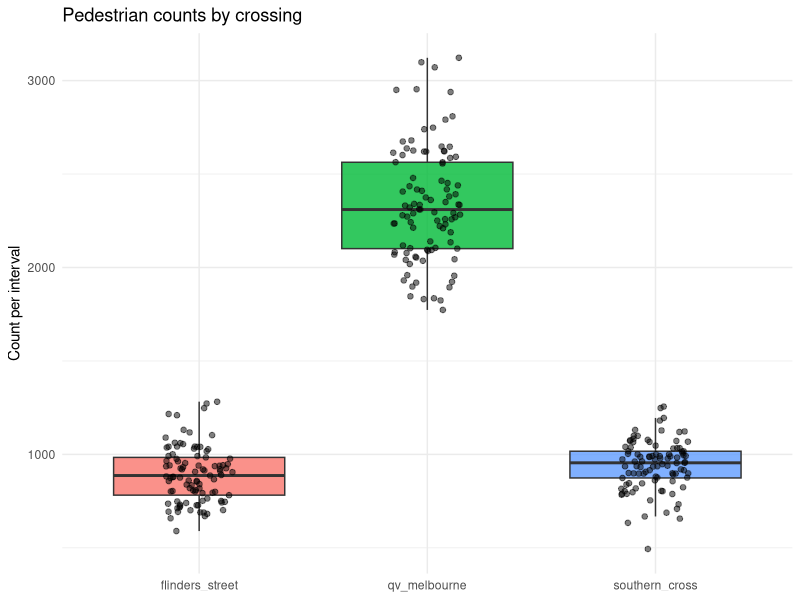
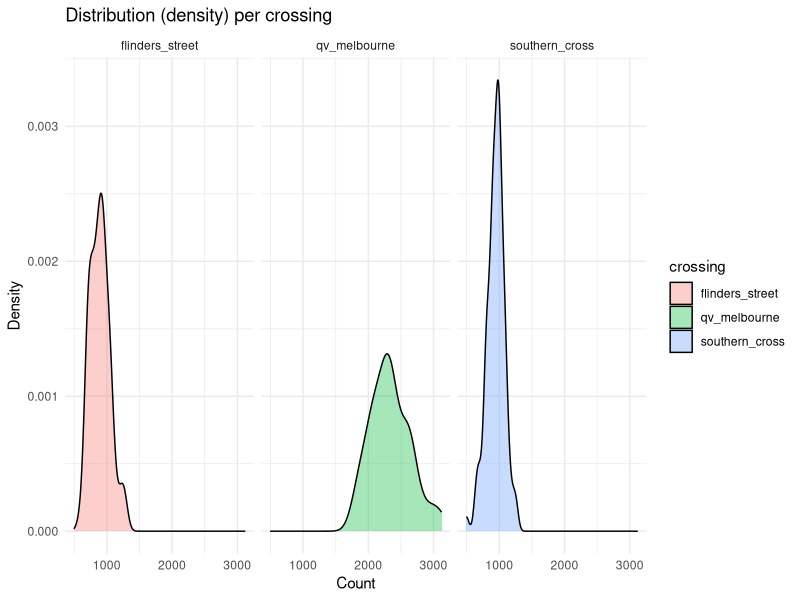
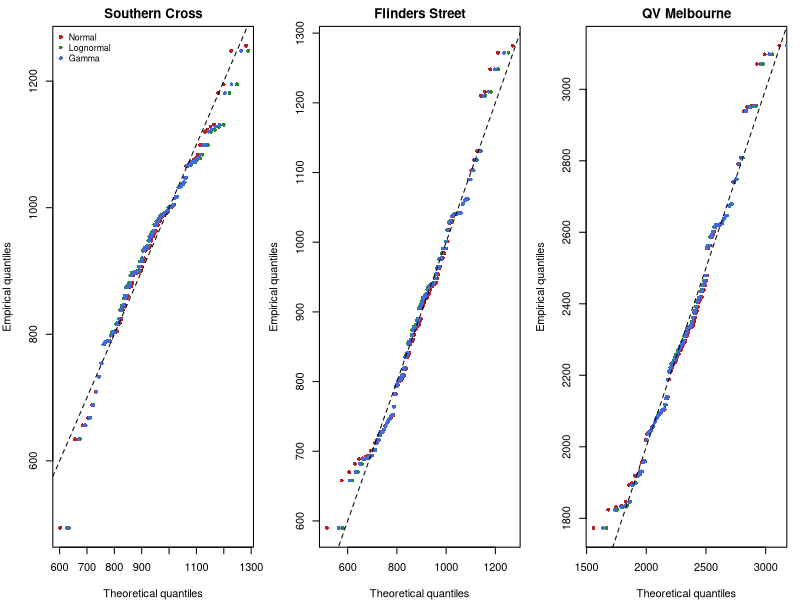

Generate these figures, in order, with R:
## ---- chunk 1
#| label: setup
#| include: false
#| echo: false
#| message: false
#| warning: false

knitr::opts_chunk$set(fig.align = "center", fig.width = 8, fig.height = 5, dpi = 150)

library(tidyverse)
library(boot)
library(MASS)

set.seed(355435)  

## ---- chunk 2
pedestrian_df <- read.csv(here::here("data/pedestrians.csv"))
## ---- chunk 3

pedestrian_long <- pedestrian_df %>%
  pivot_longer(
    cols = c(southern_cross, flinders_street, qv_melbourne),
    names_to = "crossing",
    values_to = "count"
  )



# Box + jitter (great manager slide)
ggplot(pedestrian_long, aes(x = crossing, y = count, fill = crossing)) +
  geom_boxplot(outlier.shape = NA, alpha = 0.8) +
  geom_jitter(width = 0.15, alpha = 0.5, size = 1.6) +
  labs(title = "Pedestrian counts by crossing", x = NULL, y = "Count per interval") +
  theme_minimal() + theme(legend.position = "none")

# Density (shape of distributions)
ggplot(pedestrian_long, aes(x = count, fill = crossing)) +
  geom_density(alpha = 0.35) +
  
  facet_wrap(~ crossing, scales = "fixed") +
  labs(title = "Distribution (density) per crossing", x = "Count", y = 
         "Density") +
  theme_minimal()

## ---- chunk 4
desc <- pedestrian_long |>
  group_by(crossing) |>
  summarise(
    n     = n(),
    mean  = mean(count),
    median= median(count),
    sd    = sd(count),
    min   = min(count),
    max   = max(count),
    iqr   = IQR(count),
    .groups = "drop"
) 
desc


## ---- chunk 5
# sample sizes
n_fl <- sum(pedestrian_long$crossing == "flinders_street")
n_sc <- sum(pedestrian_long$crossing == "southern_cross")
n_qv <- sum(pedestrian_long$crossing == "qv_melbourne")

# split vectors (wide data is handy here)
x_fl <- pedestrian_df$flinders_street
x_sc <- pedestrian_df$southern_cross
x_qv <- pedestrian_df$qv

# Fit with MASS::fitdistr
fl_fit <- fitdistr(x_fl, "lognormal")  # returns meanlog, sdlog
sc_fit <- fitdistr(x_sc, "normal")     # returns mean, sd
qv_fit <- fitdistr(x_qv, "lognormal")

fl_fit; sc_fit; qv_fit


library(tibble)
library(dplyr)

tidy_fit <- function(fit, location, model) {
  est <- fit$estimate
  se  <- sqrt(diag(fit$vcov))
  tibble(
    Location  = location,
    Model     = model,
    Parameter = names(est),
    Estimate  = round(as.numeric(est), 4),
    SE        = round(as.numeric(se), 4)
  )
}

param_tbl <- bind_rows(
  tidy_fit(fl_fit, "Flinders Street",   "Lognormal"),
  tidy_fit(sc_fit, "Southern Cross",    "Normal"),
  tidy_fit(qv_fit, "QV Melbourne",      "Lognormal")
)

param_tbl

## ---- chunk 6
#| label: fig-qqplots
#| fig-cap: "Q–Q plots comparing empirical and theoretical quantiles for fitted models at each crossing."
#| echo: true

# set plotting layout
par(mfrow = c(1, 3), mar = c(4, 4, 2, 1))
# --- Extract site vectors (from your wide df) ---
fl <- pedestrian_df$flinders_street
sc <- pedestrian_df$southern_cross
qv <- pedestrian_df$qv

# --- Helper: safe Gamma fit (gives starts if MASS::fitdistr complains) ---
safe_gamma_fit <- function(x){
  m <- mean(x); v <- var(x)
  shape0 <- m^2 / v
  rate0  <- m / v
  tryCatch(
    MASS::fitdistr(x, "gamma"),
    error = function(e) MASS::fitdistr(x, "gamma", start = list(shape = shape0, rate = rate0))
  )
}

# --- SOUTHERN CROSS: Normal, Lognormal, Gamma ---
fit_sc_norm <- MASS::fitdistr(sc, "normal")
fit_sc_logn <- MASS::fitdistr(sc, "lognormal")
fit_sc_gamma <- safe_gamma_fit(sc)

# --- FLINDERS STREET: Normal, Lognormal, Gamma ---
fit_fl_norm <- MASS::fitdistr(fl, "normal")
fit_fl_logn <- MASS::fitdistr(fl, "lognormal")
fit_fl_gamma <- safe_gamma_fit(fl)

# --- QV MELBOURNE: Normal, Lognormal, Gamma ---
fit_qv_norm <- MASS::fitdistr(qv, "normal")
fit_qv_logn <- MASS::fitdistr(qv, "lognormal")
fit_qv_gamma <- safe_gamma_fit(qv)


# ---------- SOUTHERN CROSS ----------
x <- sort(sc)
n <- length(x)
p <- (seq_len(n) - 0.5) / n

q_norm <- qnorm(p, mean = fit_sc_norm$estimate["mean"], sd = fit_sc_norm$estimate["sd"])
q_logn <- qlnorm(p, meanlog = fit_sc_logn$estimate["meanlog"], sdlog = fit_sc_logn$estimate["sdlog"])
q_gamma <- qgamma(p, shape = fit_sc_gamma$estimate["shape"], rate = fit_sc_gamma$estimate["rate"])

plot(q_norm, x, xlab = "Theoretical quantiles", ylab = "Empirical quantiles",
     main = "Southern Cross", pch = 16, col = "firebrick", cex = 0.8)
points(q_logn, x, pch = 16, col = "forestgreen", cex = 0.8)
points(q_gamma, x, pch = 16, col = "royalblue", cex = 0.8)
abline(0, 1, lty = 2)
legend("topleft", legend = c("Normal", "Lognormal", "Gamma"),
       col = c("firebrick", "forestgreen", "royalblue"), pch = 16, bty = "n", cex = 0.8)

# ---------- FLINDERS STREET ----------
x <- sort(fl)
n <- length(x)
p <- (seq_len(n) - 0.5) / n

q_norm <- qnorm(p, mean = fit_fl_norm$estimate["mean"], sd = fit_fl_norm$estimate["sd"])
q_logn <- qlnorm(p, meanlog = fit_fl_logn$estimate["meanlog"], sdlog = fit_fl_logn$estimate["sdlog"])
q_gamma <- qgamma(p, shape = fit_fl_gamma$estimate["shape"], rate = fit_fl_gamma$estimate["rate"])

plot(q_norm, x, xlab = "Theoretical quantiles", ylab = "Empirical quantiles",
     main = "Flinders Street", pch = 16, col = "firebrick", cex = 0.8)
points(q_logn, x, pch = 16, col = "forestgreen", cex = 0.8)
points(q_gamma, x, pch = 16, col = "royalblue", cex = 0.8)
abline(0, 1, lty = 2)

# ---------- QV MELBOURNE ----------
x <- sort(qv)
n <- length(x)
p <- (seq_len(n) - 0.5) / n

q_norm <- qnorm(p, mean = fit_qv_norm$estimate["mean"], sd = fit_qv_norm$estimate["sd"])
q_logn <- qlnorm(p, meanlog = fit_qv_logn$estimate["meanlog"], sdlog = fit_qv_logn$estimate["sdlog"])
q_gamma <- qgamma(p, shape = fit_qv_gamma$estimate["shape"], rate = fit_qv_gamma$estimate["rate"])

plot(q_norm, x, xlab = "Theoretical quantiles", ylab = "Empirical quantiles",
     main = "QV Melbourne", pch = 16, col = "firebrick", cex = 0.8)
points(q_logn, x, pch = 16, col = "forestgreen", cex = 0.8)
points(q_gamma, x, pch = 16, col = "royalblue", cex = 0.8)
abline(0, 1, lty = 2)

# reset plotting area
par(mfrow = c(1,1))

## ---- chunk 7
pedestrian_long %>%
  group_by(crossing) %>%
  summarise(q90 = quantile(count, 0.9))

## ---- chunk 8

# function to calculate 90th percentile
q90_fn <- function(data, i) quantile(data[i], 0.9)

# example for Flinders
fl_boot <- boot(pedestrian_df$flinders_street, q90_fn, R = 1000)
ci_fl <- boot.ci(fl_boot, type = "perc")
round(ci_fl$percent[4:5], 2)

# Southern Cross
sc_boot <- boot(pedestrian_df$southern_cross, q90_fn, R = 1000)
ci_sc <- boot.ci(sc_boot, type = "perc")
round(ci_sc$percent[4:5], 2)


# QV
qv_boot <- boot(pedestrian_df$qv, q90_fn, R = 1000)
ci_qv <- boot.ci(qv_boot, type = "perc")
round(ci_qv$percent[4:5], 2)

sample_tbl <- tibble(
  Location  = c("Flinders Street", "Southern Cross", "QV Melbourne"),
  q90_sample= round(c(quantile(fl, 0.9), quantile(sc, 0.9), quantile(qv, 0.9)), 2),
  ci_low    = round(c(ci_fl$percent[4], ci_sc$percent[4], ci_qv$percent[4]), 2),
  ci_high   = round(c(ci_fl$percent[5], ci_sc$percent[5], ci_qv$percent[5]), 2)
)

sample_tbl


## ---- chunk 9
# Compute the theoretical 90th percentile from each fitted model
q90_model_point <- list(
  fl = qlnorm(0.9, meanlog = fl_fit$estimate["meanlog"], sdlog = fl_fit$estimate["sdlog"]),
  sc = qnorm(0.9,  mean = sc_fit$estimate["mean"],        sd   = sc_fit$estimate["sd"]),
  qv = qlnorm(0.9, meanlog = qv_fit$estimate["meanlog"], sdlog = qv_fit$estimate["sdlog"])
)

# Parametric bootstrap for model-based CI
q90_model_ci <- function(fit, dist, n, B = 1000) {
  boot_q90 <- replicate(B, {
    sim <- if (dist == "normal") {
      rnorm(n, mean = fit$estimate["mean"], sd = fit$estimate["sd"])
    } else { # lognormal
      rlnorm(n, meanlog = fit$estimate["meanlog"], sdlog = fit$estimate["sdlog"])
    }
    quantile(sim, 0.9)
  })
  quantile(boot_q90, c(0.025, 0.975))
}

ci_fl_m <- q90_model_ci(fl_fit, "lognormal", n_fl)
ci_sc_m <- q90_model_ci(sc_fit, "normal",    n_sc)
ci_qv_m <- q90_model_ci(qv_fit, "lognormal", n_qv)

model_tbl <- tibble(
  Location   = c("Flinders Street", "Southern Cross", "QV Melbourne"),
  Model      = c("Lognormal", "Normal", "Lognormal"),
  q90_model  = round(c(q90_model_point$fl, q90_model_point$sc, q90_model_point$qv), 2),
  ci_low     = round(c(ci_fl_m[1], ci_sc_m[1], ci_qv_m[1]), 2),
  ci_high    = round(c(ci_fl_m[2], ci_sc_m[2], ci_qv_m[2]), 2)
)

model_tbl

## ---- chunk 10
final_tbl <- sample_tbl %>%
  rename(q90_sample_low = ci_low, q90_sample_high = ci_high) %>%
  left_join(model_tbl %>%
              rename(q90_model_low = ci_low, q90_model_high = ci_high),
            by = "Location")

final_tbl

